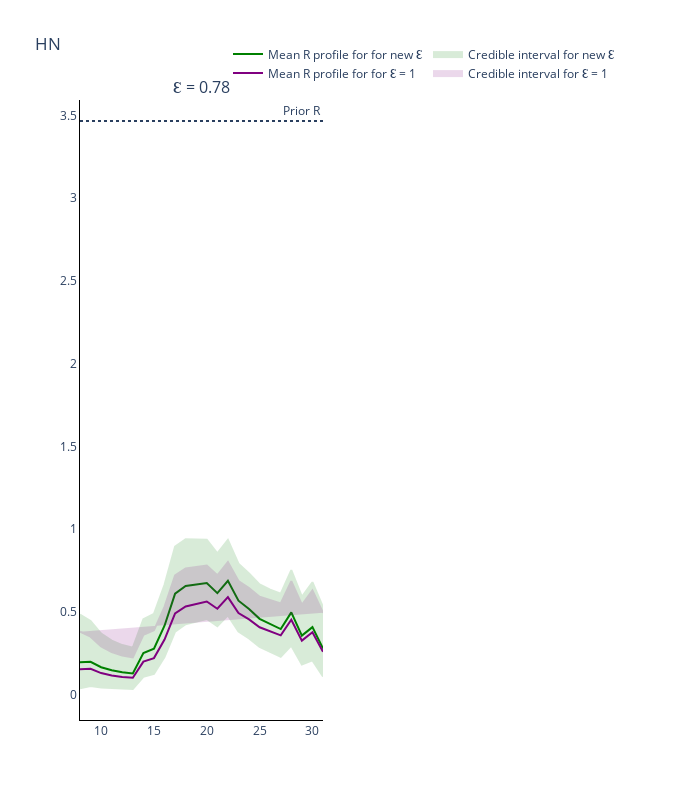

The notebook cell saved with this chart:
### Code cell
from plotly.subplots import make_subplots

all_intervals = all_intervals[all_intervals['Central Probability']==0.95]

fig = go.Figure()
fig = make_subplots(
    rows=int(np.ceil(epsilon_range.shape[0]/2)), cols=2, subplot_titles=tuple('Ɛ = {}'.format(epsilon) for epsilon in epsilon_range[epsilon_range!=0])
)

# Plot (bar chart cases each day)
for e, epsilon in enumerate(epsilon_range[epsilon_range!=0]):
    if e == 0:
        fig.add_trace(
            go.Scatter(
                x=all_intervals.loc[all_intervals['Epsilon']==epsilon]['Time Points'],
                y=all_intervals.loc[all_intervals['Epsilon']==epsilon]['Mean'],
                name='Mean R profile for for new Ɛ',
                line_color='green'
            ),
            row= int(np.floor(e / 2)) + 1,
            col= e % 2 + 1
        )

        fig.add_trace(
            go.Scatter(
                x=all_intervals.loc[all_intervals['Epsilon']==epsilon]['Time Points'].tolist() + all_intervals.loc[all_intervals['Epsilon']==epsilon]['Time Points'].tolist()[::-1],
                y=all_intervals.loc[all_intervals['Epsilon']==epsilon][
                    'Upper bound CI'].values.tolist() + all_intervals.loc[all_intervals['Epsilon']==epsilon][
                        'Lower bound CI'].values.tolist()[::-1],
                fill='toself',
                fillcolor='green',
                line_color='green',
                opacity=0.15,
                mode='lines',
                name='Credible interval for new Ɛ'
            ),
            row= int(np.floor(e / 2)) + 1,
            col= e % 2 + 1
        )

        fig.add_trace(
            go.Scatter(
                x=all_intervals.loc[all_intervals['Epsilon']==epsilon]['Time Points'],
                y=all_intervals.loc[all_intervals['Epsilon']==0]['Mean'],
                name='Mean R profile for for Ɛ = 0'.format(epsilon),
                line_color='purple'
            ),
            row= int(np.floor(e / 2)) + 1,
            col= e % 2 + 1
        )


        fig.add_trace(
            go.Scatter(
                x=all_intervals.loc[all_intervals['Epsilon']==epsilon]['Time Points'].tolist() + all_intervals.loc[all_intervals['Epsilon']==epsilon]['Time Points'].tolist()[::-1],
                y=all_intervals.loc[all_intervals['Epsilon']==0][
                    'Upper bound CI'].values.tolist() + all_intervals.loc[all_intervals['Epsilon']==0][
                        'Lower bound CI'].values.tolist()[::-1],
                fill='toself',
                fillcolor='purple',
                line_color='purple',
                opacity=0.15,
                mode='lines',
                name='Credible interval for Ɛ = 0'
            ),
            row= int(np.floor(e / 2)) + 1,
            col= e % 2 + 1
        )

    else:
        fig.add_trace(
            go.Scatter(
                x=all_intervals.loc[all_intervals['Epsilon']==epsilon]['Time Points'],
                y=all_intervals.loc[all_intervals['Epsilon']==epsilon]['Mean'],
                line_color='green',
                showlegend=False
            ),
            row= int(np.floor(e / 2)) + 1,
            col= e % 2 + 1
        )

        fig.add_trace(
            go.Scatter(
                x=all_intervals.loc[all_intervals['Epsilon']==epsilon]['Time Points'].tolist() + all_intervals.loc[all_intervals['Epsilon']==epsilon]['Time Points'].tolist()[::-1],
                y=all_intervals.loc[all_intervals['Epsilon']==epsilon][
                    'Upper bound CI'].values.tolist() + all_intervals.loc[all_intervals['Epsilon']==epsilon][
                        'Lower bound CI'].values.tolist()[::-1],
                fill='toself',
                fillcolor='green',
                line_color='green',
                opacity=0.15,
                showlegend=False,
                mode='lines'
            ),
            row= int(np.floor(e / 2)) + 1,
            col= e % 2 + 1
        )

        fig.add_trace(
            go.Scatter(
                x=all_intervals.loc[all_intervals['Epsilon']==epsilon]['Time Points'],
                y=all_intervals.loc[all_intervals['Epsilon']==0]['Mean'],
                showlegend=False,
                line_color='purple'
            ),
            row= int(np.floor(e / 2)) + 1,
            col= e % 2 + 1
        )


        fig.add_trace(
            go.Scatter(
                x=all_intervals.loc[all_intervals['Epsilon']==epsilon]['Time Points'].tolist() + all_intervals.loc[all_intervals['Epsilon']==epsilon]['Time Points'].tolist()[::-1],
                y=all_intervals.loc[all_intervals['Epsilon']==0][
                    'Upper bound CI'].values.tolist() + all_intervals.loc[all_intervals['Epsilon']==0][
                        'Lower bound CI'].values.tolist()[::-1],
                fill='toself',
                fillcolor='purple',
                line_color='purple',
                opacity=0.15,
                mode='lines',
                showlegend=False,
            ),
            row= int(np.floor(e / 2)) + 1,
            col= e % 2 + 1
        )

        #fig.add_hrect(y0=prior_dist_interval[0], y1=prior_dist_interval[1], line_width=0, fillcolor='black', opacity=0.1)
        fig.add_hline(y=median, line_dash='dot',
                annotation_text='Prior R', fillcolor='black',
                annotation_position='top right',
                row= int(np.floor(e / 2)) + 1,
                col= e % 2 + 1)

    #fig.add_hrect(y0=prior_dist_interval[0], y1=prior_dist_interval[1], line_width=0, fillcolor='black', opacity=0.1)
    fig.add_hline(y=median, line_dash='dot',
              annotation_text='Prior R', fillcolor='black',
              annotation_position='top right',
              row= int(np.floor(e / 2)) + 1,
              col= e % 2 + 1)


# Add axis labels
fig.update_layout(
    title='HK',
    width=700, 
    height=800,
    plot_bgcolor='white',
    xaxis=dict(linecolor='black'),
    yaxis=dict(linecolor='black'),
    xaxis2=dict(linecolor='black'),
    yaxis2=dict(linecolor='black'),
    xaxis3=dict(linecolor='black'),
    yaxis3=dict(linecolor='black'),
    xaxis4=dict(linecolor='black'),
    yaxis4=dict(linecolor='black'),
    xaxis5=dict(linecolor='black'),
    yaxis5=dict(linecolor='black'),
    xaxis6=dict(linecolor='black'),
    yaxis6=dict(linecolor='black'),
    legend=dict(
        orientation="h",
        yanchor="bottom",
        y=1.02,
        xanchor="right",
        x=1
    ))

fig.update_xaxes(ticks='outside', title_text='Time (days)', row='all', col='all')
fig.update_yaxes(ticks='outside', title_text='R_t', row='all', col='all')

# fig.write_image('HK-diff-eps-inf.pdf')
fig.show()

### Figure 1 — Plotly figure (JSON) as saved in the notebook; plotly's stock layout.template omitted (floating-point values rounded to 4 significant figures)
{"data": [{"line": {"color": "green"}, "name": "Mean R profile for for new Ɛ", "type": "scatter", "x": [8, 9, 10, 11, 12, 13, 14, 15, 16, 17, 18, 19, 20, 21, 22, 23, 24, 25, 26, 27, 28, 29, 30, 31], "xaxis": "x", "y": [0.1963, 0.1994, 0.1666, 0.148, 0.1361, 0.1293, 0.2519, 0.2784, 0.4172, 0.6111, 0.657, 0.6651, 0.6752, 0.6141, 0.6883, 0.5685, 0.5178, 0.4588, 0.4266, 0.3973, 0.498, 0.3573, 0.4087, 0.2794], "yaxis": "y"}, {"fill": "toself", "fillcolor": "green", "line": {"color": "green"}, "mode": "lines", "name": "Credible interval for new Ɛ", "opacity": 0.15, "type": "scatter", "x": [8, 9, 10, 11, 12, 13, 14, 15, 16, 17, 18, 19, 20, 21, 22, 23, 24, 25, 26, 27, 28, 29, 30, 31, 31, 30, 29, 28, 27, 26, 25, 24, 23, 22, 21, 20, 19, 18, 17, 16, 15, 14, 13, 12, 11, 10, 9, 8], "xaxis": "x", "y": [0.4847, 0.4459, 0.3701, 0.3273, 0.3003, 0.2847, 0.4561, 0.4888, 0.6641, 0.8957, 0.9393, 0.936, 0.9363, 0.8543, 0.9361, 0.7922, 0.7326, 0.6664, 0.6353, 0.6107, 0.7532, 0.5923, 0.6799, 0.5296, 0.1105, 0.2082, 0.1827, 0.297, 0.2301, 0.2596, 0.2901, 0.3404, 0.3824, 0.4796, 0.4146, 0.4582, 0.4417, 0.4261, 0.3813, 0.2276, 0.127, 0.1083, 0.03508, 0.03686, 0.03996, 0.04479, 0.05324, 0.03945], "yaxis": "y"}, {"line": {"color": "purple"}, "name": "Mean R profile for for Ɛ = 1", "type": "scatter", "x": [8, 9, 10, 11, 12, 13, 14, 15, 16, 17, 18, 19, 20, 21, 22, 23, 24, 25, 26, 27, 28, 29, 30, 31], "xaxis": "x", "y": [0.1545, 0.157, 0.1313, 0.1169, 0.1078, 0.1026, 0.2002, 0.2217, 0.3338, 0.492, 0.5339, 0.5475, 0.5638, 0.5198, 0.5903, 0.4938, 0.4554, 0.408, 0.3828, 0.3591, 0.4532, 0.3274, 0.3775, 0.2605], "yaxis": "y"}, {"fill": "toself", "fillcolor": "purple", "line": {"color": "purple"}, "mode": "lines", "name": "Credible interval for Ɛ = 1", "opacity": 0.15, "type": "scatter", "x": [8, 9, 10, 11, 12, 13, 14, 15, 16, 17, 18, 19, 20, 21, 22, 23, 24, 25, 26, 27, 28, 29, 30, 31, 31, 30, 29, 28, 27, 26, 25, 24, 23, 22, 21, 20, 19, 18, 17, 16, 15, 14, 13, 12, 11, 10, 9, 8], "xaxis": "x", "y": [0.3814, 0.351, 0.2918, 0.2586, 0.2379, 0.2259, 0.3624, 0.3893, 0.5312, 0.7207, 0.7625, 0.7693, 0.7804, 0.722, 0.8017, 0.6875, 0.6441, 0.5927, 0.5705, 0.5525, 0.6865, 0.5439, 0.6297, 0.4953], "yaxis": "y"}], "layout": {"annotations": [{"font": {"size": 16}, "showarrow": false, "text": "Ɛ = 0.78", "x": 0.225, "xanchor": "center", "xref": "paper", "y": 1, "yanchor": "bottom", "yref": "paper"}, {"showarrow": false, "text": "Prior R", "x": 1, "xanchor": "right", "xref": "x domain", "y": 3.466, "yanchor": "bottom", "yref": "y"}], "height": 800, "legend": {"orientation": "h", "x": 1, "xanchor": "right", "y": 1.02, "yanchor": "bottom"}, "plot_bgcolor": "white", "shapes": [{"fillcolor": "black", "line": {"dash": "dot"}, "type": "line", "x0": 0, "x1": 1, "xref": "x domain", "y0": 3.466, "y1": 3.466, "yref": "y"}], "title": {"text": "HN"}, "width": 700, "xaxis": {"anchor": "y", "domain": [0, 0.45], "linecolor": "black"}, "xaxis2": {"anchor": "y2", "domain": [0.55, 1], "linecolor": "black"}, "xaxis3": {"linecolor": "black"}, "xaxis4": {"linecolor": "black"}, "xaxis5": {"linecolor": "black"}, "xaxis6": {"linecolor": "black"}, "yaxis": {"anchor": "x", "domain": [0, 1], "linecolor": "black"}, "yaxis2": {"anchor": "x2", "domain": [0, 1], "linecolor": "black"}, "yaxis3": {"linecolor": "black"}, "yaxis4": {"linecolor": "black"}, "yaxis5": {"linecolor": "black"}, "yaxis6": {"linecolor": "black"}}}
